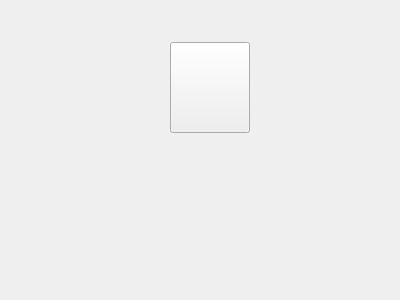
<?xml version="1.0" encoding="UTF-8"?>
<ui version="4.0">
 <class>Bouttonpoussoir</class>
 <widget class="QWidget" name="Bouttonpoussoir">
  <property name="geometry">
   <rect>
    <x>0</x>
    <y>0</y>
    <width>400</width>
    <height>300</height>
   </rect>
  </property>
  <property name="windowTitle">
   <string>Form</string>
  </property>
  <widget class="QPushButton" name="pushButtonBP">
   <property name="geometry">
    <rect>
     <x>170</x>
     <y>42</y>
     <width>80</width>
     <height>91</height>
    </rect>
   </property>
   <property name="text">
    <string/>
   </property>
   <property name="icon">
    <iconset resource="Porte.qrc">
     <normaloff>:/img/images/bouton_poussoir.jpg</normaloff>:/img/images/bouton_poussoir.jpg</iconset>
   </property>
   <property name="iconSize">
    <size>
     <width>110</width>
     <height>110</height>
    </size>
   </property>
  </widget>
 </widget>
 <resources>
  <include location="Porte.qrc"/>
 </resources>
 <connections/>
</ui>
